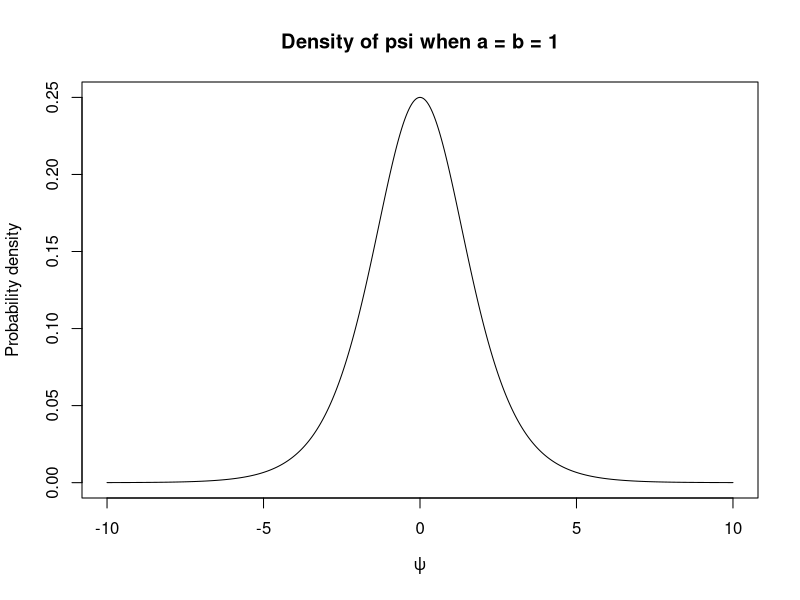
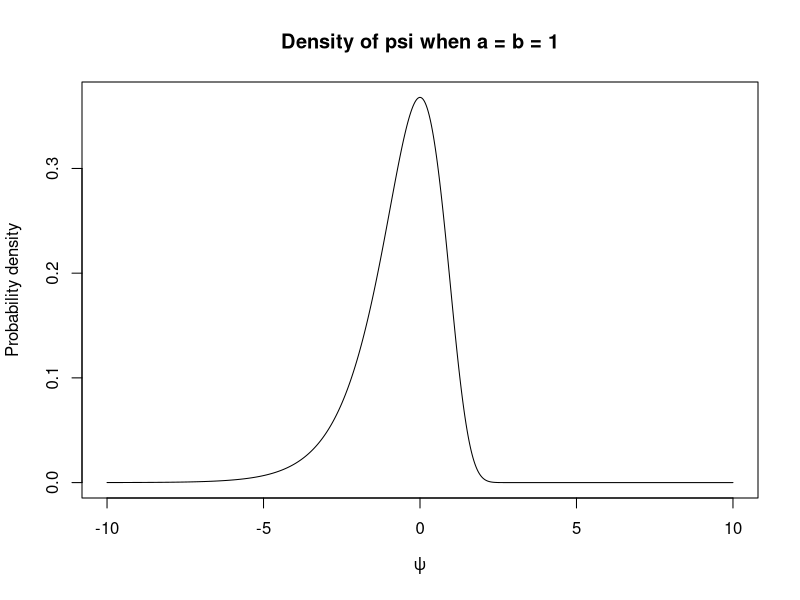
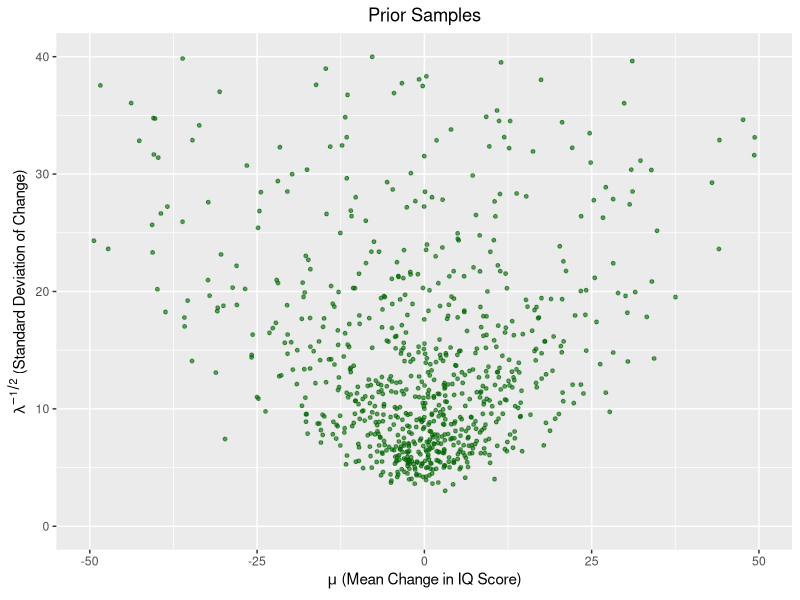
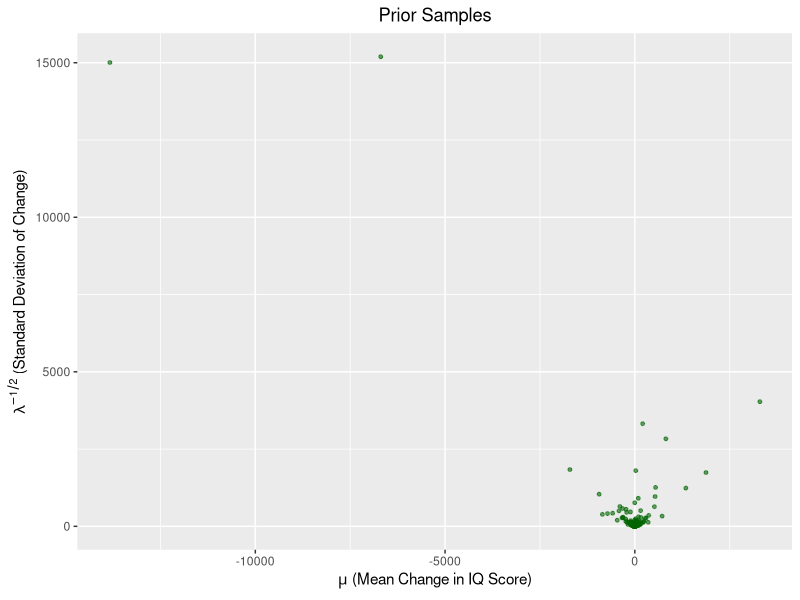

R code for these plots, in order:
## ---- chunk 1
#| message: false
#| warning: false
# import packages
library(plyr)
library(ggplot2)
library(dplyr)
library(xtable)
library(reshape)
# set seed
set.seed(123)
## ---- chunk 2
### Plot prob density for psi when a = b = 1 ###
# Create a grid over the support of psi
psi_vals <- seq(-10, 10, length.out = 1000)

# Compute the density values
prob_values <- exp(psi_vals) / (exp(psi_vals) + 1)^2

# Create the plot
plot(psi_vals, prob_values, type = "l", xlab = expression(psi),
  ylab = "Probability density", main = "Density of psi when a = b = 1")
## ---- chunk 3
### Plot prob density for psi when a = b = 1 ###
# Create a grid over the support of psi
psi_vals_new <- seq(-10, 10, length.out = 1000)

# Compute the density values
prob_values_new <- exp(psi_vals-exp(psi_vals)) 

# Create the plot
plot(psi_vals_new, prob_values_new, type = "l", xlab = expression(psi),
  ylab = "Probability density", main = "Density of psi when a = b = 1")
## ---- chunk 4
## don't use data in package, use data on lab assignment #
# input data
# spurters
x = c(18, 40, 15, 17, 20, 44, 38)
# control group
y = c(-4, 0, -19, 24, 19, 10, 5, 10,
      29, 13, -9, -8, 20, -1, 12, 21,
      -7, 14, 13, 20, 11, 16, 15, 27,
      23, 36, -33, 34, 13, 11, -19, 21,
      6, 25, 30,22, -28, 15, 26, -1, -2,
      43, 23, 22, 25, 16, 10, 29)
# store data in data frame 
iqData = data.frame(Treatment = c(rep("Spurters", length(x)), 
                                  rep("Controls", length(y))),
                    Gain = c(x, y))
xLimits = seq(min(iqData$Gain) - (min(iqData$Gain) %% 5),
              max(iqData$Gain) + (max(iqData$Gain) %% 5),
              by = 5)

prior = data.frame(m = 0, c = 1, a = 0.5, b = 50)
findParam = function(prior, data){
  postParam = NULL
  c = prior$c
  m = prior$m
  a = prior$a
  b = prior$b
  n = length(data)
  postParam = data.frame(m = (c*m + n*mean(data))/(c + n), 
                         c = c + n, 
                         a = a + n/2, 
                         b =  b + 0.5*(sum((data - mean(data))^2)) + 
                           (n*c *(mean(data)- m)^2)/(2*(c+n)))
  return(postParam)
}
postS = findParam(prior, x)
postC = findParam(prior, y)


# sampling from two posteriors 

# Number of posterior simulations
sim = 1000000

# initialize vectors to store samples
mus = NULL
lambdas = NULL
muc = NULL
lambdac = NULL

# Following formula from the NormalGamma with 
# the update paramaters accounted accounted for below 

lambdas = rgamma(sim, shape = postS$a, rate = postS$b)
lambdac = rgamma(sim, shape = postC$a, rate = postC$b)


mus = sapply(sqrt(1/(postS$c*lambdas)),rnorm, n = 1, mean = postS$m)
muc = sapply(sqrt(1/(postC$c*lambdac)),rnorm, n = 1, mean = postC$m)
# task 4

mean(mus>muc) # check if this is right
## ---- chunk 5
# Number of posterior simulations
sim = 1000

# Sample prior precisions
lambda_prior <- rgamma(sim, shape = prior$a,rate = prior$b)

# Sample prior means conditional on precision
mu_prior <- rnorm(sim, mean = prior$m, sd = sqrt(1 / (prior$c * lambda_prior)))

# Convert precision to standard deviation
sd_prior <- lambda_prior^(-0.5)

# Store simulations
simDF_prior <- data.frame(mu = mu_prior, sd = sd_prior)

# Plot prior samples
ggplot(simDF_prior, aes(x = mu, y = sd)) +
  geom_point(color = "darkgreen", alpha = 0.6, size = 1) +
  labs(x = expression(mu~"(Mean Change in IQ Score)"),
    y = expression(lambda^{-1/2}~"(Standard Deviation of Change)")) +
  ggtitle("Prior Samples") +
  theme(plot.title = element_text(hjust = 0.5)) +
  xlim(-50, 50) +
  ylim(0, 40)
# I simplified my code using AI

## ---- chunk 6
# Plot prior samples
ggplot(simDF_prior, aes(x = mu, y = sd)) +
  geom_point(color = "darkgreen", alpha = 0.6, size = 1) +
  labs(x = expression(mu~"(Mean Change in IQ Score)"),
    y = expression(lambda^{-1/2}~"(Standard Deviation of Change)")) +
  ggtitle("Prior Samples") +
  theme(plot.title = element_text(hjust = 0.5))
